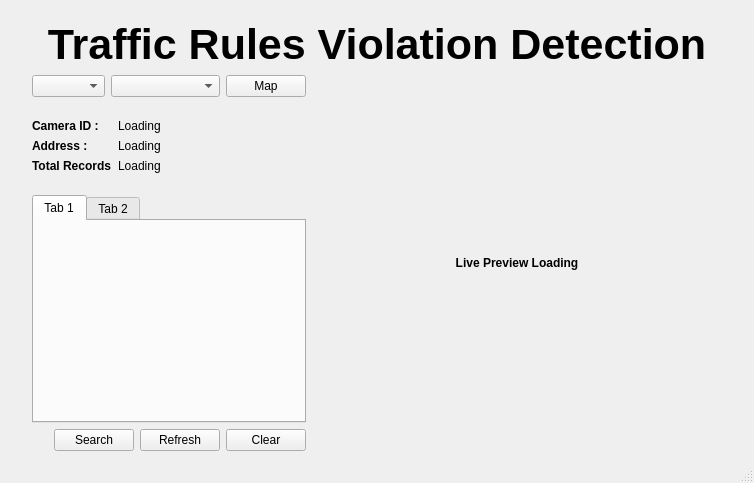
<?xml version="1.0" encoding="UTF-8"?>
<ui version="4.0">
 <class>MainWindow</class>
 <widget class="QMainWindow" name="MainWindow">
  <property name="geometry">
   <rect>
    <x>0</x>
    <y>0</y>
    <width>754</width>
    <height>483</height>
   </rect>
  </property>
  <property name="contextMenuPolicy">
   <enum>Qt::DefaultContextMenu</enum>
  </property>
  <property name="windowTitle">
   <string>Traffic Rules Violation Detection</string>
  </property>
  <widget class="QWidget" name="centralwidget">
   <layout class="QVBoxLayout" name="verticalLayout_2">
    <property name="leftMargin">
     <number>32</number>
    </property>
    <property name="topMargin">
     <number>20</number>
    </property>
    <property name="rightMargin">
     <number>32</number>
    </property>
    <property name="bottomMargin">
     <number>10</number>
    </property>
    <item>
     <widget class="QLabel" name="label">
      <property name="font">
       <font>
        <pointsize>32</pointsize>
        <weight>75</weight>
        <bold>true</bold>
        <underline>false</underline>
       </font>
      </property>
      <property name="text">
       <string>Traffic Rules Violation Detection</string>
      </property>
      <property name="alignment">
       <set>Qt::AlignCenter</set>
      </property>
     </widget>
    </item>
    <item>
     <layout class="QHBoxLayout" name="horizontalLayout_3" stretch="2,3">
      <item>
       <layout class="QVBoxLayout" name="verticalLayout">
        <item>
         <layout class="QHBoxLayout" name="horizontalLayout_2" stretch="2,3,1">
          <item>
           <widget class="QComboBox" name="camera_group"/>
          </item>
          <item>
           <widget class="QComboBox" name="cam_selector">
            <property name="enabled">
             <bool>true</bool>
            </property>
            <property name="editable">
             <bool>false</bool>
            </property>
            <property name="currentText">
             <string/>
            </property>
            <property name="currentIndex">
             <number>-1</number>
            </property>
            <property name="maxVisibleItems">
             <number>5</number>
            </property>
           </widget>
          </item>
          <item>
           <widget class="QPushButton" name="map">
            <property name="text">
             <string>Map</string>
            </property>
           </widget>
          </item>
         </layout>
        </item>
        <item>
         <layout class="QFormLayout" name="formLayout">
          <property name="topMargin">
           <number>16</number>
          </property>
          <property name="bottomMargin">
           <number>16</number>
          </property>
          <item row="0" column="0">
           <widget class="QLabel" name="cam_id_label">
            <property name="font">
             <font>
              <weight>75</weight>
              <bold>true</bold>
             </font>
            </property>
            <property name="text">
             <string>Camera ID : </string>
            </property>
           </widget>
          </item>
          <item row="0" column="1">
           <widget class="QLabel" name="cam_id">
            <property name="text">
             <string>Loading</string>
            </property>
           </widget>
          </item>
          <item row="1" column="0">
           <widget class="QLabel" name="address_label">
            <property name="font">
             <font>
              <weight>75</weight>
              <bold>true</bold>
             </font>
            </property>
            <property name="text">
             <string>Address : </string>
            </property>
           </widget>
          </item>
          <item row="1" column="1">
           <widget class="QLabel" name="address">
            <property name="text">
             <string>Loading</string>
            </property>
           </widget>
          </item>
          <item row="2" column="0">
           <widget class="QLabel" name="total_records_label">
            <property name="font">
             <font>
              <weight>75</weight>
              <bold>true</bold>
             </font>
            </property>
            <property name="text">
             <string>Total Records</string>
            </property>
           </widget>
          </item>
          <item row="2" column="1">
           <widget class="QLabel" name="total_records">
            <property name="text">
             <string>Loading</string>
            </property>
           </widget>
          </item>
         </layout>
        </item>
        <item>
         <widget class="QTabWidget" name="log_tabwidget">
          <property name="minimumSize">
           <size>
            <width>0</width>
            <height>200</height>
           </size>
          </property>
          <property name="tabShape">
           <enum>QTabWidget::Rounded</enum>
          </property>
          <property name="currentIndex">
           <number>0</number>
          </property>
          <property name="documentMode">
           <bool>false</bool>
          </property>
          <property name="movable">
           <bool>true</bool>
          </property>
          <property name="tabBarAutoHide">
           <bool>true</bool>
          </property>
          <widget class="QWidget" name="tab_1">
           <property name="accessibleName">
            <string/>
           </property>
           <attribute name="title">
            <string>Tab 1</string>
           </attribute>
          </widget>
          <widget class="QWidget" name="tab_2">
           <attribute name="title">
            <string>Tab 2</string>
           </attribute>
          </widget>
         </widget>
        </item>
        <item>
         <layout class="QHBoxLayout" name="horizontalLayout">
          <item>
           <spacer name="horizontalSpacer">
            <property name="orientation">
             <enum>Qt::Horizontal</enum>
            </property>
            <property name="sizeHint" stdset="0">
             <size>
              <width>158</width>
              <height>20</height>
             </size>
            </property>
           </spacer>
          </item>
          <item>
           <widget class="QPushButton" name="search_button">
            <property name="text">
             <string>Search</string>
            </property>
           </widget>
          </item>
          <item>
           <widget class="QPushButton" name="refresh_button">
            <property name="text">
             <string>Refresh</string>
            </property>
           </widget>
          </item>
          <item>
           <widget class="QPushButton" name="clear_button">
            <property name="text">
             <string>Clear</string>
            </property>
           </widget>
          </item>
         </layout>
        </item>
       </layout>
      </item>
      <item>
       <widget class="QLabel" name="live_preview">
        <property name="minimumSize">
         <size>
          <width>300</width>
          <height>0</height>
         </size>
        </property>
        <property name="font">
         <font>
          <weight>75</weight>
          <bold>true</bold>
         </font>
        </property>
        <property name="text">
         <string>Live Preview Loading</string>
        </property>
        <property name="alignment">
         <set>Qt::AlignCenter</set>
        </property>
       </widget>
      </item>
     </layout>
    </item>
   </layout>
  </widget>
  <widget class="QStatusBar" name="statusBar"/>
 </widget>
 <resources/>
 <connections/>
</ui>
